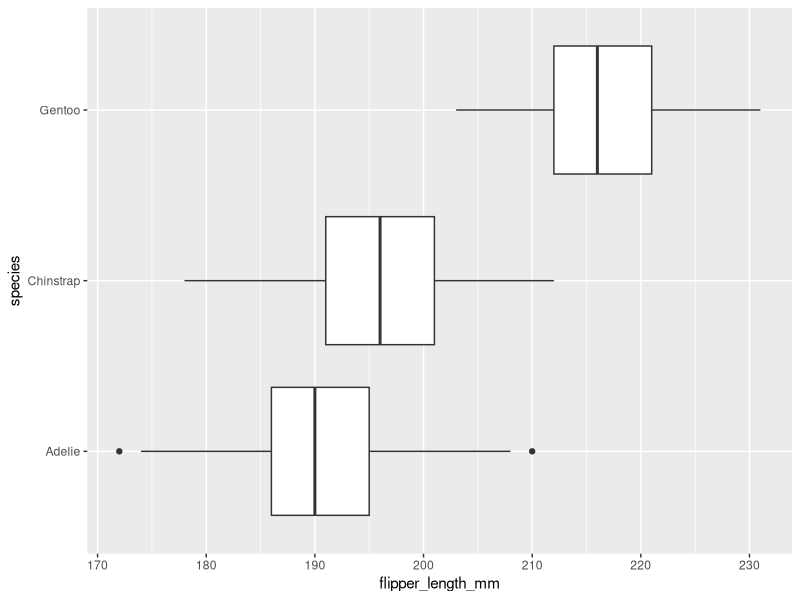
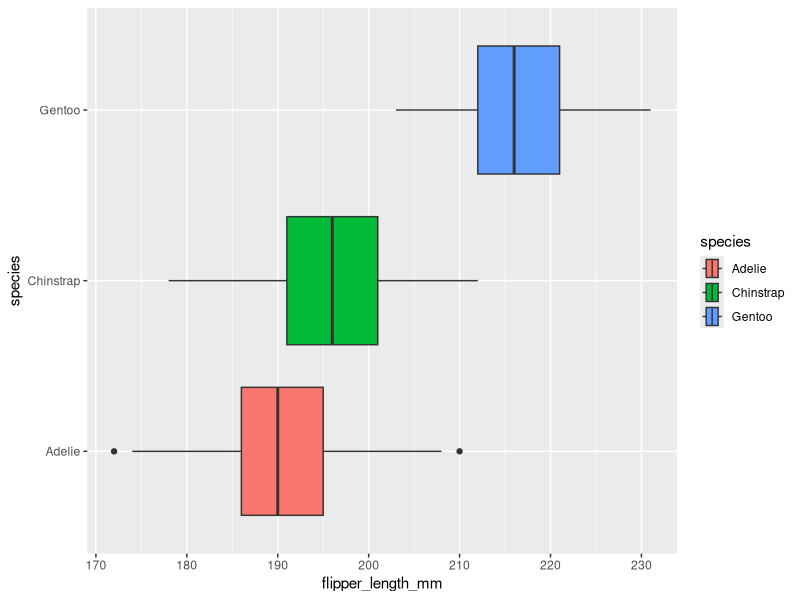
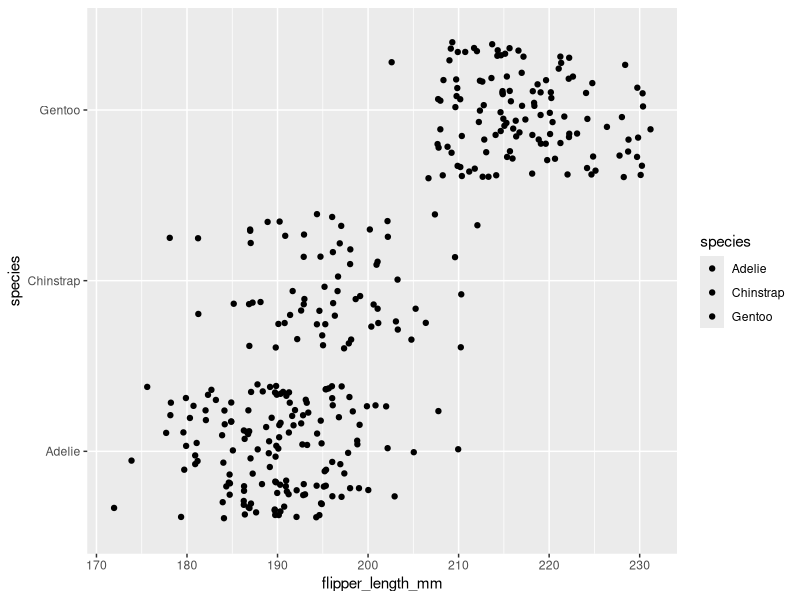

Here is the R script that generated these plots, in order:
## ---- chunk 1
knitr::opts_chunk$set(error = TRUE)
## ---- chunk 2
library(palmerpenguins)
penguins
## ---- chunk 3
library(ggplot2)
## ---- chunk 4
ggplot(data = penguins, mapping = aes(x = flipper_length_mm, y = species)) +
  geom_boxplot()
## ---- chunk 5
ggplot(data = penguins, mapping = aes(x = flipper_length_mm, y = species, fill = species)) +
  geom_boxplot()
## ---- chunk 6
ggplot(data = penguins, mapping = aes(x = flipper_length_mm, y = species, fill = species)) +
  geom_jitter()
## ---- chunk 7

## ---- chunk 8

## ---- chunk 9

## ---- chunk 10

## ---- chunk 11

## ---- chunk 12

## ---- chunk 13

## ---- chunk 14

